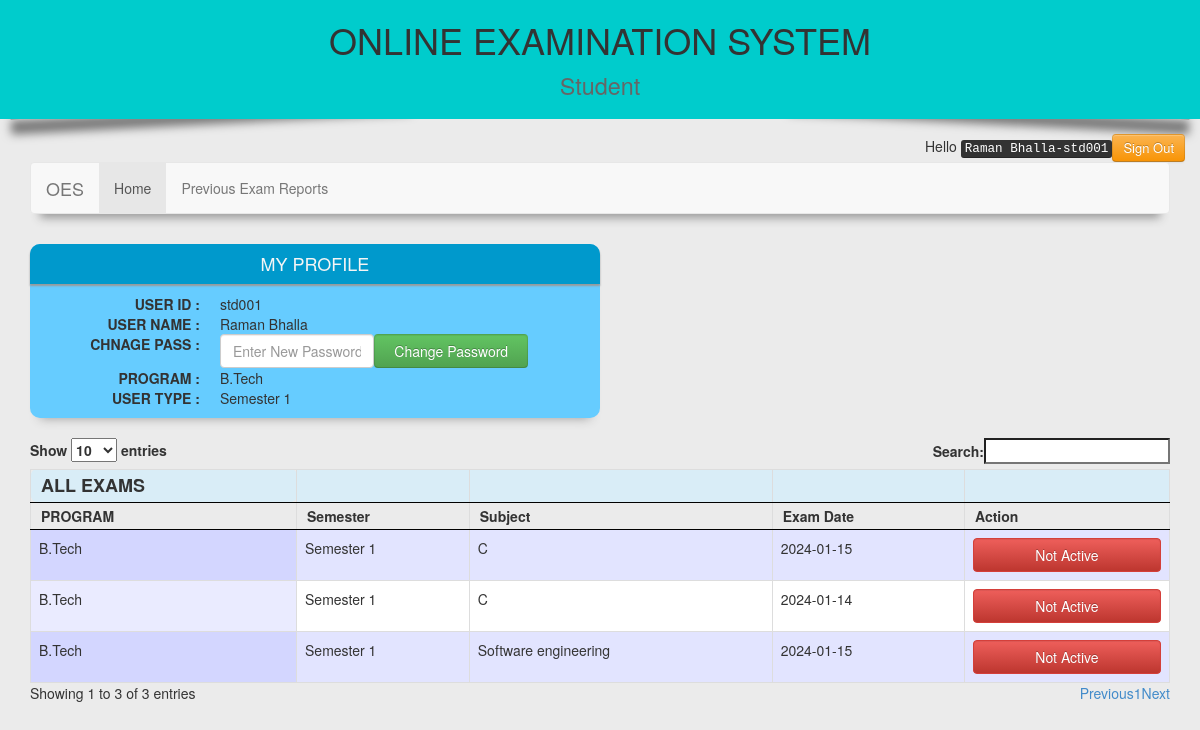
The page /student/studenthome.php (signed in) on the database its author committed.
### tables this page shows
CREATE TABLE `oes_student` (
  `studentid` char(6) NOT NULL,
  `studentname` varchar(50) NOT NULL,
  `password` varchar(50) NOT NULL,
  `course` varchar(30) NOT NULL,
  `semester` varchar(20) NOT NULL,
  `status` varchar(50) NOT NULL
);

CREATE TABLE `oes_exam_schedule` (
  `id` int(11) NOT NULL,
  `course` varchar(50) NOT NULL,
  `semester` varchar(50) NOT NULL,
  `subject` varchar(50) NOT NULL,
  `examdate` varchar(20) NOT NULL,
  `scheduledbyid` varchar(40) NOT NULL,
  `scheduledbyname` varchar(40) NOT NULL
);

### student/studenthome.php (the view, shortened to what this page needs)
<!DOCTYPE html>
<html lang="en">
    <head>
        <link rel="stylesheet" href="../css/bootstrap.css">
        <link rel="stylesheet" href="../css/font-awesome/css/font-awesome.min.css">
        <link rel="stylesheet" href="../css/animate.css">
        <link rel="stylesheet" href="../css/buttons.css">
        <link rel="stylesheet" href="../css/jquery.dataTables.css">
    </head>
    <body style="background-color: #ebebeb">
        <?php
include '../connection.php';
$conn = new mysqli($servername, $dbuname, $dbupass, $dbname);
$stdid=$_SESSION["suserid"];
$stdname="";
$stdpass="";
$stdcourse="";
$stdsem="";
$sql = "select * from oes_student where studentid='$stdid'";
$result = $conn->query($sql);
if ($result->num_rows > 0) {
    while($row = $result->fetch_assoc()) {
        $stdname=$row["studentname"];
        $stdpass=$row["password"];
        $stdcourse=$row["course"];
        $stdsem=$row["semester"];
    }
} else {
    echo "<script type='text/javascript'>alert('Invalid User');</script>";
}
?>
        <h1 class="jumbotron text-center effect2" style="margin:0;padding:20px;margin-bottom:5px;background-color: #00cccc">ONLINE EXAMINATION SYSTEM<small style="color: #666666"><br/>Student</small></h1>
        <div class="container-fluid text-right" style="margin-top:15px;">Hello <kbd><?php echo $stdname; ?>-<?php echo $stdid; ?></kbd><input class="btn btn-warning " type="button" value="Sign Out" id="signoutbtn"></div>
        <div class="container">
            <div style="box-shadow:0px 14px 10px -10px #999999;">
      <nav class="navbar navbar-default" role="navigation">
   <div class="navbar-header">
      <a class="navbar-brand" href="#">OES</a>
   </div>
   <div>
      <ul class="nav navbar-nav">
         <li class="active"><a href="studenthome.php">Home</a></li>
    <li class="">
      <a href="report.php" style="margin-right: 2px;">Previous Exam Reports</a>
    </li>
      </ul>
   </div>
</nav>
           </div>
            <div style="margin:10px 0px;border-radius:5px;">
                <div class="col-sm-6" style="box-shadow:0px 10px 10px -10px #999999;margin:10px 0px;background-color: #66ccff;padding:0px;border-radius:10px;">
                    <h4 style="border-top-left-radius:10px;border-top-right-radius:10px;padding:10px 0px;margin-top:0px;box-shadow:0px 2px 2px #999999;background-color: #0099cc;color:whitesmoke;text-align:center;">MY PROFILE</h4>
               <dl class="dl-horizontal" style="margin:10px 0px;padding:0px 10px;">
                   <dt>USER ID :</dt>
                   <dd><?php echo $_SESSION["suserid"];?></dd>
                   <dt>USER NAME :</dt>
                   <dd><?php echo $stdname; ?></dd>
                   <dt>CHNAGE PASS :</dt>
                   <dd><div class="form-horizontal"><div class="col-sm-5 text-right" style="margin:0;padding:0;"><input type="password" id="newpass" class="form-control" placeholder="Enter New Password" title="<?php echo "Current Password : ".$stdpass; ?>"></div><div class="col-sm-5" style="margin:0;padding:0;" ><input type="button" class="form-control btn-success"  value="Change Password" id="changepassBtn"></div></div></dd>
                   <dt>PROGRAM :</dt>
                   <dd><?php echo $stdcourse; ?></dd>
                   <dt>USER TYPE :</dt>
                   <dd><?php echo $stdsem; ?></dd>
               </dl>
               </div>
            </div>
            <div>
                 <?php
   $conn = new mysqli($servername, $dbuname, $dbupass, $dbname);
$sql = "select * from oes_exam_schedule where course='$stdcourse' and semester='$stdsem'";
$result = $conn->query($sql);
?>
    <table id="example" class="table span12 table-hover table-bordered">
        <thead>
            <tr class="bg-info">
                <th class="btn-lg">ALL EXAMS</th>
            <th></th>
            <th></th>
            <th></th>
            <th></th>
            </tr>
            <tr>
            <th>PROGRAM</th>
            <th>Semester</th>
            <th>Subject</th>
            <th>Exam Date</th>
            <th>Action</th>
            </tr>
        </thead>
        <tbody>
    <?php
if ($result->num_rows > 0) {
    while($row = $result->fetch_assoc()) {
    ?>
            <tr>
                <td><form action="startexam.php" method="post"><input type="hidden" name="recordid" value="<?php echo $row["id"]; ?>">
                <?php echo $row["course"] ?>
                </td>
                <td><?php echo $row["semester"]; ?></td>
                <td><input type="hidden" name="subjectname" value="<?php echo $row["subject"]; ?>"><?php echo $row["subject"];?></td>
                <td><?php echo $row["examdate"];?>
                </td>
                <td><input type="submit" name="updtbtn"
                           <?php
                  $time = strtotime($row["examdate"]);
                  $newformat = date('Y-m-d',$time);
                  $dt = new DateTime();
                  if(strtotime($newformat)==  strtotime($dt->format('Y-m-d')))
                    {
                        echo "class='form-control btn-primary' value='Start Exam'";
                    }
                    else
                        {
                     echo "class='form-control btn-danger' value='Not Active' disabled";
                    }
                          ?>
                  ></form></td>
            </tr>
<?php
}
}
else {
    echo "0 RECORDS";
}
?>
    </table>
            </div>
        </div>
    </body>
</html>

### css/buttons.css (style rules this page uses)
.btn { display: inline-block; *display: inline; *zoom: 1; padding: 4px 10px 4px; margin-bottom: 0; font-size: 13px; line-height: 18px; color: #333333; text-align: center; text-shadow: 0 1px 1px rgba(255, 255, 255, 0.75); vertical-align: middle; background-color: #f5f5f5; background-image: -moz-linear-gradient(top, #ffffff, #e6e6e6); background-image: -ms-linear-gradient(top, #ffffff, #e6e6e6); background-image: -webkit-gradient(linear, 0 0, 0 100%, from(#ffffff), to(#e6e6e6)); background-image: -webkit-linear-gradient(top, #ffffff, #e6e6e6); background-image: -o-linear-gradient(top, #ffffff, #e6e6e6); background-image: linear-gradient(top, #ffffff, #e6e6e6); background-repeat: repeat-x; filter: progid:DXImageTransform.Microsoft.gradient(startColorstr='#ffffff', endColorstr='#e6e6e6', GradientType=0); border-color: #e6e6e6 #e6e6e6 #bfbfbf; border-color: rgba(0, 0, 0, 0.1) rgba(0, 0, 0, 0.1) rgba(0, 0, 0, 0.25); filter: progid:dximagetransform.microsoft.gradient(enabled=false); border: 1px solid #cccccc; border-bottom-color: #b3b3b3; -webkit-border-radius: 4px; -moz-border-radius: 4px; border-radius: 4px; -webkit-box-shadow: inset 0 1px 0 rgba(255, 255, 255, 0.2), 0 1px 2px rgba(0, 0, 0, 0.05); -moz-box-shadow: inset 0 1px 0 rgba(255, 255, 255, 0.2), 0 1px 2px rgba(0, 0, 0, 0.05); box-shadow: inset 0 1px 0 rgba(255, 255, 255, 0.2), 0 1px 2px rgba(0, 0, 0, 0.05); cursor: pointer; *margin-left: .3em; }
.btn-primary, .btn-primary:hover, .btn-warning, .btn-warning:hover, .btn-danger, .btn-danger:hover, .btn-success, .btn-success:hover, .btn-info, .btn-info:hover, .btn-inverse, .btn-inverse:hover { text-shadow: 0 -1px 0 rgba(0, 0, 0, 0.25); color: #ffffff; }
.btn-warning { background-color: #faa732; background-image: -moz-linear-gradient(top, #fbb450, #f89406); background-image: -ms-linear-gradient(top, #fbb450, #f89406); background-image: -webkit-gradient(linear, 0 0, 0 100%, from(#fbb450), to(#f89406)); background-image: -webkit-linear-gradient(top, #fbb450, #f89406); background-image: -o-linear-gradient(top, #fbb450, #f89406); background-image: linear-gradient(top, #fbb450, #f89406); background-repeat: repeat-x; filter: progid:DXImageTransform.Microsoft.gradient(startColorstr='#fbb450', endColorstr='#f89406', GradientType=0); border-color: #f89406 #f89406 #ad6704; border-color: rgba(0, 0, 0, 0.1) rgba(0, 0, 0, 0.1) rgba(0, 0, 0, 0.25); filter: progid:dximagetransform.microsoft.gradient(enabled=false); }
.btn-danger { background-color: #da4f49; background-image: -moz-linear-gradient(top, #ee5f5b, #bd362f); background-image: -ms-linear-gradient(top, #ee5f5b, #bd362f); background-image: -webkit-gradient(linear, 0 0, 0 100%, from(#ee5f5b), to(#bd362f)); background-image: -webkit-linear-gradient(top, #ee5f5b, #bd362f); background-image: -o-linear-gradient(top, #ee5f5b, #bd362f); background-image: linear-gradient(top, #ee5f5b, #bd362f); background-repeat: repeat-x; filter: progid:DXImageTransform.Microsoft.gradient(startColorstr='#ee5f5b', endColorstr='#bd362f', GradientType=0); border-color: #bd362f #bd362f #802420; border-color: rgba(0, 0, 0, 0.1) rgba(0, 0, 0, 0.1) rgba(0, 0, 0, 0.25); filter: progid:dximagetransform.microsoft.gradient(enabled=false); }
.btn-danger:hover, .btn-danger:active, .btn-danger.active, .btn-danger.disabled, .btn-danger[disabled] { background-color: #bd362f; }
.btn-success { background-color: #5bb75b; background-image: -moz-linear-gradient(top, #62c462, #51a351); background-image: -ms-linear-gradient(top, #62c462, #51a351); background-image: -webkit-gradient(linear, 0 0, 0 100%, from(#62c462), to(#51a351)); background-image: -webkit-linear-gradient(top, #62c462, #51a351); background-image: -o-linear-gradient(top, #62c462, #51a351); background-image: linear-gradient(top, #62c462, #51a351); background-repeat: repeat-x; filter: progid:DXImageTransform.Microsoft.gradient(startColorstr='#62c462', endColorstr='#51a351', GradientType=0); border-color: #51a351 #51a351 #387038; border-color: rgba(0, 0, 0, 0.1) rgba(0, 0, 0, 0.1) rgba(0, 0, 0, 0.25); filter: progid:dximagetransform.microsoft.gradient(enabled=false); }
a { color: #428bca; text-decoration: none; }

### rows shown on the page
oes_student: studentname "Raman Bhalla", course "B.Tech", semester "Semester 1"
oes_exam_schedule: course "B.Tech", semester "Semester 1", subject "C", examdate "2024-01-15", updtbtn "Not Active"
oes_exam_schedule: course "B.Tech", semester "Semester 1", subject "C", examdate "2024-01-14", updtbtn "Not Active"
oes_exam_schedule: course "B.Tech", semester "Semester 1", subject "Software engineering", examdate "2024-01-15", updtbtn "Not Active"

### other values the page prints
$stdid "std001"
$_SESSION["suserid"] "std001"
